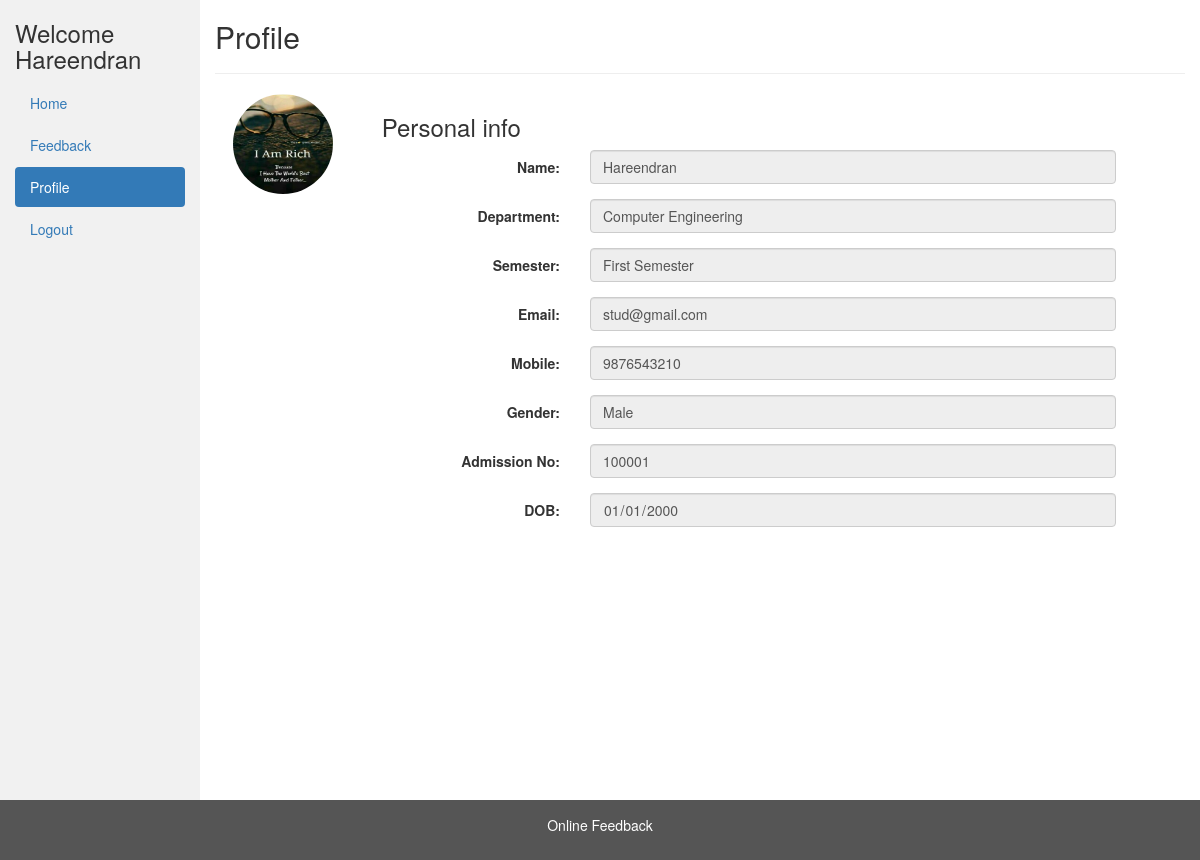
Page /student/student_profile.php?status=success (signed in) on the earlier database version.
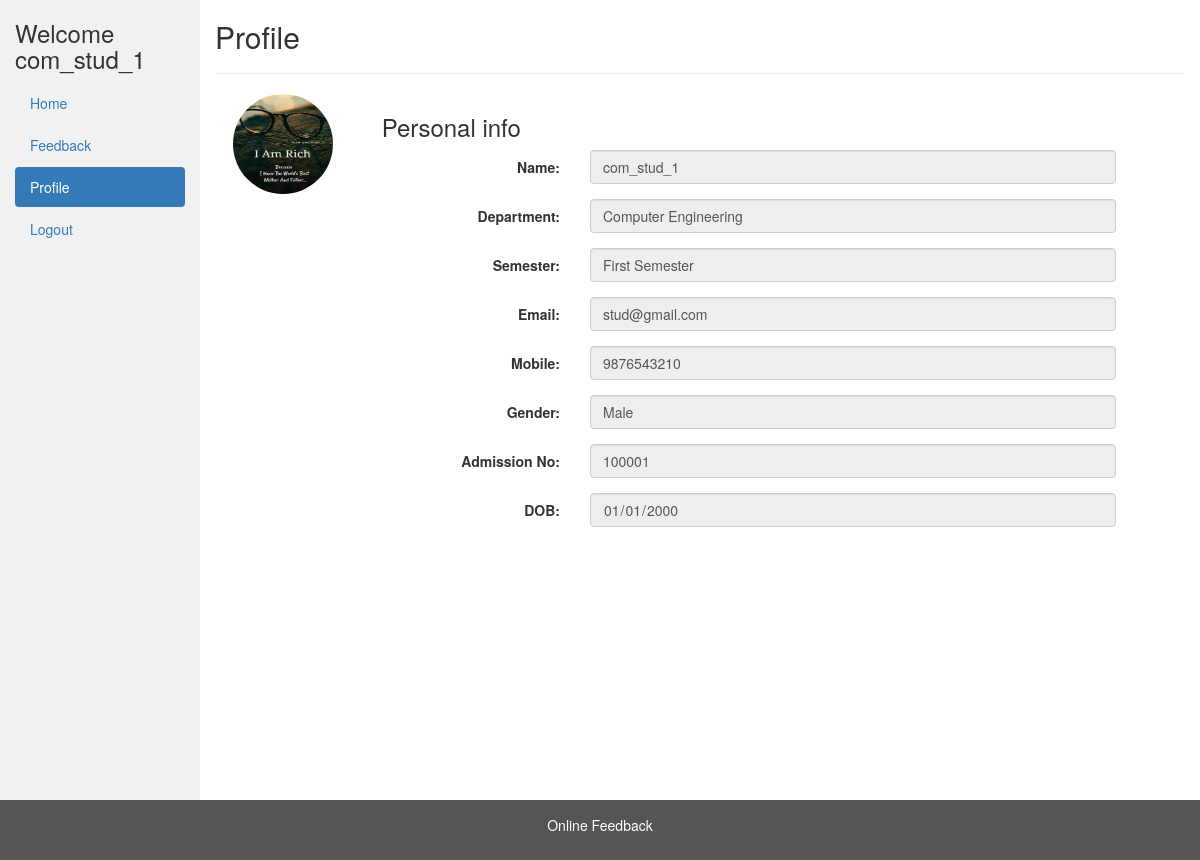
Same page on the later database version.
### tables this page shows
CREATE TABLE IF NOT EXISTS `student` (
  `id` int(11) NOT NULL AUTO_INCREMENT,
  `name` char(40) NOT NULL,
  `gender` int(11) NOT NULL,
  `email` varchar(40) NOT NULL,
  `mobile` bigint(11) NOT NULL,
  `department_id` int(11) NOT NULL,
  `semester_id` int(10) NOT NULL,
  `image` varchar(50) NOT NULL DEFAULT '../img/no_image.jpg',
  `dob` date NOT NULL,
  `regid` int(11) NOT NULL,
  `feedback_submitted` int(11) NOT NULL DEFAULT 0,
  PRIMARY KEY (`id`),
  UNIQUE KEY `regid` (`regid`)
);

### student/student_profile.php (the view, shortened to what this page needs)
<?php
include_once '../database/dbconfig.php';
$user_id = $_SESSION['login_user_id'];
$sql = "SELECT * FROM `student` WHERE `id` = ".$user_id;
$result_query = mysqli_query($conn, $sql);
$row = mysqli_fetch_array($result_query);
$name = $row['name'];
$department_id = $row['department_id'];
$dep_sql = "SELECT * FROM `department` WHERE `id` = " . $department_id;
$dep_result = mysqli_query($conn, $dep_sql);
$dep_row = mysqli_fetch_array($dep_result);
$department = $dep_row['name'];
$semester_id = $row['semester_id'];
$sem_sql = "SELECT * FROM `semester` WHERE `id` = " . $semester_id;
$sem_result = mysqli_query($conn, $sem_sql);
$sem_row = mysqli_fetch_array($sem_result);
$semester = $sem_row['name'];
$email = $row['email'];
$mobile = $row['mobile'];
$gender = $row['gender'];
$regid = $row['regid'];
$dob = $row['dob'];
$image = $row['image'];
?>
<!DOCTYPE html>
<html lang="en">
<head>
  <link rel="stylesheet" href="../css/bootstrap-3.4.1.min.css">
</head>
<body>
  <div class="container-fluid">
    <div class="row content">
      <div class="col-sm-2 sidenav">
        <h3>Welcome <?php echo $name; ?></h3>
        <ul class="nav nav-pills nav-stacked">
          <li><a href="student_dashboard.php">Home</a></li>
          <li><a href="feedback.php">Feedback</a></li>
          <li class="active"><a href="student_profile.php">Profile</a></li>
          <li><a href="../logout.php">Logout</a></li>
        </ul><br>
      </div>
      <div class="col-sm-10">
        <h2>Profile</h2>
        <hr>
        <div class="row">
          <form class="form-horizontal" method="post" action="profile_update.php" enctype="multipart/form-data">
            <div class="col-md-2">
              <div class="text-center">
                <img src=<?php echo $image ?> class="avatar img-circle" alt="avatar"
                  style="height: 100px; width: 100px;">
              </div>
            </div>
            <div class="col-md-10 personal-info">
              <h3>Personal info</h3>
              <div class="form-group">
                <label class="col-lg-3 control-label">Name:</label>
                <div class="col-lg-8">
                  <input name="name" class="form-control" readonly required="required" type="text" value="<?php echo $name ?>">
                </div>
              </div>
              <div class="form-group">
                <label class="col-lg-3 control-label">Department:</label>
                <div class="col-lg-8">
                  <input name="department" class="form-control" readonly required="required" type="text"
                    value="<?php echo $department ?>">
                </div>
              </div>
              <div class="form-group">
                <label class="col-lg-3 control-label">Semester:</label>
                <div class="col-lg-8">
                  <input name="semester" class="form-control" readonly required="required" type="text"
                    value="<?php echo $semester ?>">
                </div>
              </div>
              <div class="form-group">
                <label class="col-lg-3 control-label">Email:</label>
                <div class="col-lg-8">
                  <input name="email" class="form-control" readonly required="required" type="email"
                    value="<?php echo $email ?>">
                </div>
              </div>
              <div class="form-group">
                <label class="col-lg-3 control-label">Mobile:</label>
                <div class="col-lg-8">
                  <input name="mobile" class="form-control" readonly required="required" type="text"
                    value="<?php echo $mobile ?>">
                </div>
              </div>
              <div class="form-group">
                <label class="col-lg-3 control-label">Gender:</label>
                <div class="col-lg-8">
                  <input name="gender" class="form-control" readonly required="required" type="text"
                    value="<?php
                             if($gender == 1) echo "Male";
                             else echo "Female";
                            ?>">
                </div>
              </div>
              <div class="form-group">
                <label class="col-md-3 control-label">Admission No:</label>
                <div class="col-md-8">
                  <input name="regid" class="form-control" readonly required="required" type="text"
                    value="<?php echo $regid ?>">
                </div>
              </div>
              <div class="form-group">
                <label class="col-md-3 control-label">DOB:</label>
                <div class="col-md-8">
                  <input name="dob" class="form-control" readonly required="required" type="date" value=<?php echo $dob ?>>
                </div>
              </div>
          </form>
        </div>
      </div>
    </div>
  </div>
  <footer class="container-fluid">
    <center>
      <p>Online Feedback</p>
    </center>
  </footer>
</body>
</html>

Differences in the rows shown:
changed student "stud@gmail.com": name "Hareendran" → "com_stud_1"
